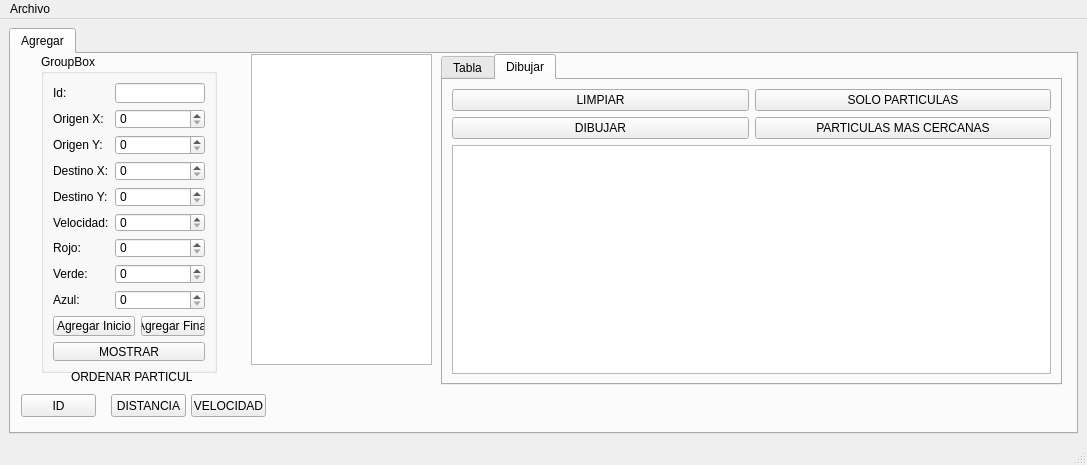
<?xml version="1.0" encoding="UTF-8"?>
<ui version="4.0">
 <class>MainWindow</class>
 <widget class="QMainWindow" name="MainWindow">
  <property name="geometry">
   <rect>
    <x>0</x>
    <y>0</y>
    <width>1087</width>
    <height>465</height>
   </rect>
  </property>
  <property name="windowTitle">
   <string>MainWindow</string>
  </property>
  <widget class="QWidget" name="centralwidget">
   <layout class="QGridLayout" name="gridLayout">
    <item row="0" column="0">
     <widget class="QTabWidget" name="tabWidget_2">
      <property name="currentIndex">
       <number>0</number>
      </property>
      <widget class="QWidget" name="tab_7">
       <attribute name="title">
        <string>Agregar</string>
       </attribute>
       <widget class="QGroupBox" name="groupBox_3">
        <property name="geometry">
         <rect>
          <x>30</x>
          <y>0</y>
          <width>176</width>
          <height>319</height>
         </rect>
        </property>
        <property name="title">
         <string>GroupBox</string>
        </property>
        <layout class="QGridLayout" name="gridLayout_5">
         <item row="2" column="1" colspan="2">
          <widget class="QSpinBox" name="originY_spinBox">
           <property name="maximum">
            <number>500</number>
           </property>
          </widget>
         </item>
         <item row="6" column="0">
          <widget class="QLabel" name="label_15">
           <property name="text">
            <string>Rojo:</string>
           </property>
          </widget>
         </item>
         <item row="4" column="0">
          <widget class="QLabel" name="label_16">
           <property name="text">
            <string>Destino Y:</string>
           </property>
          </widget>
         </item>
         <item row="6" column="1" colspan="2">
          <widget class="QSpinBox" name="red_spinBox">
           <property name="maximum">
            <number>255</number>
           </property>
          </widget>
         </item>
         <item row="7" column="0">
          <widget class="QLabel" name="label_17">
           <property name="text">
            <string>Verde:</string>
           </property>
          </widget>
         </item>
         <item row="3" column="1" colspan="2">
          <widget class="QSpinBox" name="destX_spinBox">
           <property name="maximum">
            <number>500</number>
           </property>
          </widget>
         </item>
         <item row="1" column="1" colspan="2">
          <widget class="QSpinBox" name="originX_spinBox">
           <property name="maximum">
            <number>500</number>
           </property>
          </widget>
         </item>
         <item row="8" column="1" colspan="2">
          <widget class="QSpinBox" name="blue_spinBox">
           <property name="maximum">
            <number>255</number>
           </property>
          </widget>
         </item>
         <item row="5" column="0">
          <widget class="QLabel" name="label_18">
           <property name="text">
            <string>Velocidad:</string>
           </property>
          </widget>
         </item>
         <item row="0" column="1" colspan="2">
          <widget class="QLineEdit" name="id_lineEdit"/>
         </item>
         <item row="7" column="1" colspan="2">
          <widget class="QSpinBox" name="green_spinBox">
           <property name="maximum">
            <number>255</number>
           </property>
          </widget>
         </item>
         <item row="9" column="2">
          <widget class="QPushButton" name="addEnd_pushButton">
           <property name="text">
            <string>Agregar Final</string>
           </property>
          </widget>
         </item>
         <item row="8" column="0">
          <widget class="QLabel" name="label_19">
           <property name="text">
            <string>Azul:</string>
           </property>
          </widget>
         </item>
         <item row="0" column="0">
          <widget class="QLabel" name="originX_label_5">
           <property name="text">
            <string>Id:</string>
           </property>
          </widget>
         </item>
         <item row="4" column="1" colspan="2">
          <widget class="QSpinBox" name="destY_spinBox">
           <property name="maximum">
            <number>500</number>
           </property>
          </widget>
         </item>
         <item row="1" column="0">
          <widget class="QLabel" name="originX_label_6">
           <property name="text">
            <string>Origen X:</string>
           </property>
          </widget>
         </item>
         <item row="10" column="0" colspan="3">
          <widget class="QPushButton" name="showListParticle_pushButton">
           <property name="text">
            <string>MOSTRAR</string>
           </property>
          </widget>
         </item>
         <item row="3" column="0">
          <widget class="QLabel" name="label_20">
           <property name="text">
            <string>Destino X:</string>
           </property>
          </widget>
         </item>
         <item row="2" column="0">
          <widget class="QLabel" name="originY_label_3">
           <property name="text">
            <string>Origen Y:</string>
           </property>
          </widget>
         </item>
         <item row="9" column="0" colspan="2">
          <widget class="QPushButton" name="addToStart_pushButton">
           <property name="text">
            <string>Agregar Inicio</string>
           </property>
          </widget>
         </item>
         <item row="5" column="1" colspan="2">
          <widget class="QSpinBox" name="speed_spinBox">
           <property name="maximum">
            <number>99999</number>
           </property>
          </widget>
         </item>
        </layout>
       </widget>
       <widget class="QPlainTextEdit" name="particle_PlainText">
        <property name="geometry">
         <rect>
          <x>240</x>
          <y>0</y>
          <width>181</width>
          <height>311</height>
         </rect>
        </property>
       </widget>
       <widget class="QPushButton" name="idSort_pushButton">
        <property name="geometry">
         <rect>
          <x>10</x>
          <y>340</y>
          <width>75</width>
          <height>23</height>
         </rect>
        </property>
        <property name="text">
         <string>ID</string>
        </property>
       </widget>
       <widget class="QPushButton" name="distanceSort_pushButton">
        <property name="geometry">
         <rect>
          <x>100</x>
          <y>340</y>
          <width>75</width>
          <height>23</height>
         </rect>
        </property>
        <property name="text">
         <string>DISTANCIA</string>
        </property>
       </widget>
       <widget class="QPushButton" name="speedSort_pushButton">
        <property name="geometry">
         <rect>
          <x>180</x>
          <y>340</y>
          <width>75</width>
          <height>23</height>
         </rect>
        </property>
        <property name="text">
         <string>VELOCIDAD</string>
        </property>
       </widget>
       <widget class="QLabel" name="label_21">
        <property name="geometry">
         <rect>
          <x>60</x>
          <y>313</y>
          <width>121</width>
          <height>20</height>
         </rect>
        </property>
        <property name="text">
         <string>ORDENAR PARTICULAS</string>
        </property>
       </widget>
       <widget class="QTabWidget" name="tabWidget">
        <property name="geometry">
         <rect>
          <x>430</x>
          <y>0</y>
          <width>621</width>
          <height>331</height>
         </rect>
        </property>
        <property name="currentIndex">
         <number>1</number>
        </property>
        <widget class="QWidget" name="Table">
         <attribute name="title">
          <string>Tabla</string>
         </attribute>
         <widget class="QTableWidget" name="particle_tableWidget">
          <property name="geometry">
           <rect>
            <x>10</x>
            <y>50</y>
            <width>541</width>
            <height>291</height>
           </rect>
          </property>
         </widget>
         <widget class="QLineEdit" name="search_lineEdit">
          <property name="geometry">
           <rect>
            <x>40</x>
            <y>10</y>
            <width>71</width>
            <height>21</height>
           </rect>
          </property>
         </widget>
         <widget class="QPushButton" name="search_pushButton">
          <property name="geometry">
           <rect>
            <x>130</x>
            <y>10</y>
            <width>101</width>
            <height>23</height>
           </rect>
          </property>
          <property name="text">
           <string>Buscar</string>
          </property>
         </widget>
         <widget class="QPushButton" name="show_pushButton">
          <property name="geometry">
           <rect>
            <x>250</x>
            <y>10</y>
            <width>101</width>
            <height>21</height>
           </rect>
          </property>
          <property name="text">
           <string>Mostrar Todo</string>
          </property>
         </widget>
         <widget class="QLabel" name="originX_label_7">
          <property name="geometry">
           <rect>
            <x>20</x>
            <y>10</y>
            <width>21</width>
            <height>20</height>
           </rect>
          </property>
          <property name="text">
           <string>ID:</string>
          </property>
         </widget>
        </widget>
        <widget class="QWidget" name="tab_2">
         <attribute name="title">
          <string>Dibujar</string>
         </attribute>
         <layout class="QGridLayout" name="gridLayout_2">
          <item row="0" column="0">
           <widget class="QPushButton" name="clearDraw_pushButton">
            <property name="text">
             <string>LIMPIAR</string>
            </property>
           </widget>
          </item>
          <item row="0" column="1">
           <widget class="QPushButton" name="only_particles_pushButton">
            <property name="text">
             <string>SOLO PARTICULAS</string>
            </property>
           </widget>
          </item>
          <item row="1" column="0">
           <widget class="QPushButton" name="draw_pushButton">
            <property name="text">
             <string>DIBUJAR</string>
            </property>
           </widget>
          </item>
          <item row="1" column="1">
           <widget class="QPushButton" name="close_particle_pushButton">
            <property name="text">
             <string>PARTICULAS MAS CERCANAS</string>
            </property>
           </widget>
          </item>
          <item row="2" column="0" colspan="2">
           <widget class="QGraphicsView" name="graphicsView"/>
          </item>
         </layout>
        </widget>
       </widget>
      </widget>
     </widget>
    </item>
   </layout>
  </widget>
  <widget class="QMenuBar" name="menubar">
   <property name="geometry">
    <rect>
     <x>0</x>
     <y>0</y>
     <width>1087</width>
     <height>21</height>
    </rect>
   </property>
   <widget class="QMenu" name="menuAbrir">
    <property name="title">
     <string>Archivo</string>
    </property>
    <addaction name="actionAbrir"/>
    <addaction name="actionGuardar"/>
   </widget>
   <addaction name="menuAbrir"/>
  </widget>
  <widget class="QStatusBar" name="statusbar"/>
  <action name="actionAbrir">
   <property name="text">
    <string>Abrir</string>
   </property>
   <property name="shortcut">
    <string>Ctrl+O</string>
   </property>
  </action>
  <action name="actionGuardar">
   <property name="text">
    <string>Guardar</string>
   </property>
   <property name="shortcut">
    <string>Ctrl+S</string>
   </property>
  </action>
 </widget>
 <resources/>
 <connections/>
</ui>
